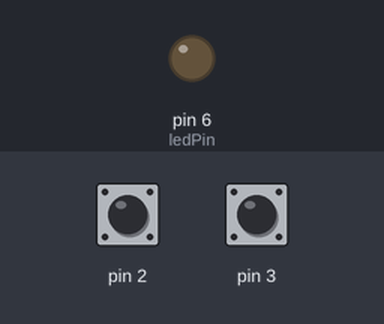
The sketch below on a simulated Arduino Uno, built with avr-gcc and run on an emulated ATmega328P. On the bench: output pins drawn as LEDs (lit = HIGH). The inputs (shaded band) are chosen by the test bench; at power-on: pin 2 HIGH, pin 3 HIGH. What the sketch prints to the serial monitor is not drawn.

Above: at 1.2 s.
1.3 s: pin 2 pulled LOW for 0.15 s
At 2.6 s:
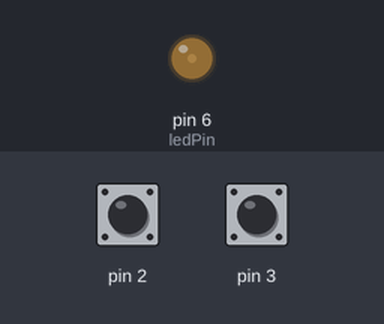
2.9 s: pin 3 pulled LOW for 0.15 s
At 4.1 s:
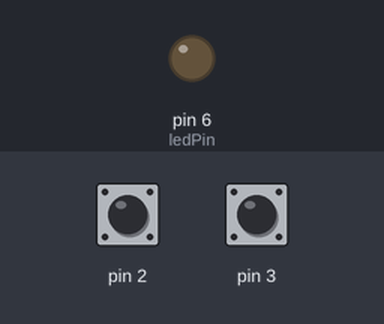
4.5 s: pin 2 pulled LOW for 1 s
At 6.5 s:
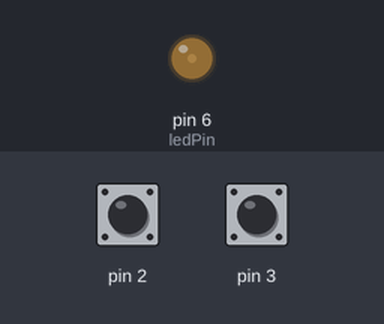
7.0 s: pin 3 pulled LOW for 1 s
At 8.4 s:
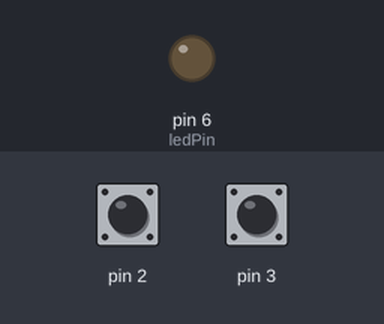
9.5 s: pin 2 pulsed LOW 5 times (0.12 s each, 0.3 s apart)
At 11.6 s:
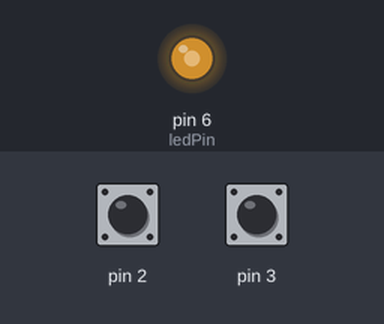
12.5 s: pin 2 pulsed LOW 2 times (0.12 s each, 0.3 s apart)
At 14.1 s:
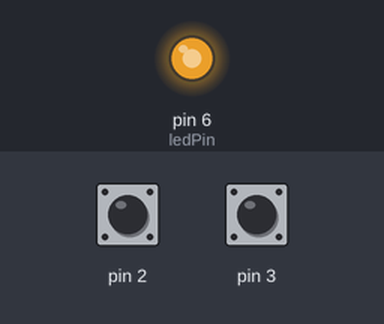
Timing chart, 0 to 15.6 s (numbered marks = the images above; inputs shaded):
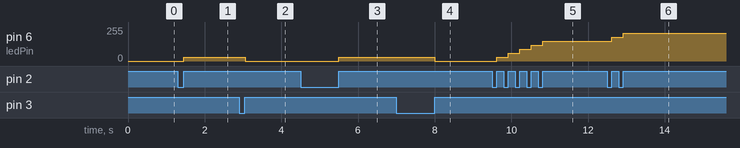

The sketch:

onclass_test.ino
```cpp
   /*
    On Class Test
    by: Yi Ping
    SparkFun Electronics
    created on 12/2/2020
    */

    int ledPin = 6;  // LED is attached to digital pin 6
    unsigned char x=0;  // variable to be updated by the interrupt

    //variables to keep track of the timing of recent interrupts
    unsigned long button_time = 0;
    unsigned long last_button_time = 0;

    void setup() {
      //enable interrupt 0 (pin 2,3) which is connected to a button
      //jump to the increment function on falling edge
      pinMode(ledPin, OUTPUT);
      pinMode(2, INPUT_PULLUP);
      pinMode(3, INPUT_PULLUP);
      attachInterrupt(digitalPinToInterrupt(2), increment, RISING);
      attachInterrupt(digitalPinToInterrupt(3), decrement, RISING);
      Serial.begin(9600);  //turn on serial communication
    }

    void loop() {
      Serial.println(x, DEC); //print x to serial monitor
      analogWrite(ledPin,x);
    }

    // Interrupt service routine for interrupt 0
    void increment() {
      button_time = millis();
    //check to see if increment() was called in the last 250 milliseconds
      if (button_time - last_button_time > 250)
      {
        x=x+30;
        last_button_time = button_time;
      }
    }

 void decrement() {
      button_time = millis();
      //check to see if increment() was called in the last 250 milliseconds
      if (button_time - last_button_time > 250)
      {
        if(x>10)
        {x=x-30;}
        last_button_time = button_time;
      }
    }
```

Measured:
- after the input at 1.3 s, pin 6 (ledPin): 0/255 → 30/255 after 0.15 s
- after the input at 2.9 s, pin 6 (ledPin): 30/255 → 0/255 after 0.15 s
- after the input at 4.5 s, pin 6 (ledPin): 0/255 → 30/255 after 1.0 s
- after the input at 7.0 s, pin 6 (ledPin): 30/255 → 0/255 after 1.0 s
- after the input at 9.5 s, pin 6 (ledPin): moves from 0/255 to 150/255 over 1.2 s, starting after 0.12 s
- after the input at 12.5 s, pin 6 (ledPin): 150/255 → 180/255 after 0.12 s, → 210/255 0.30 s later
